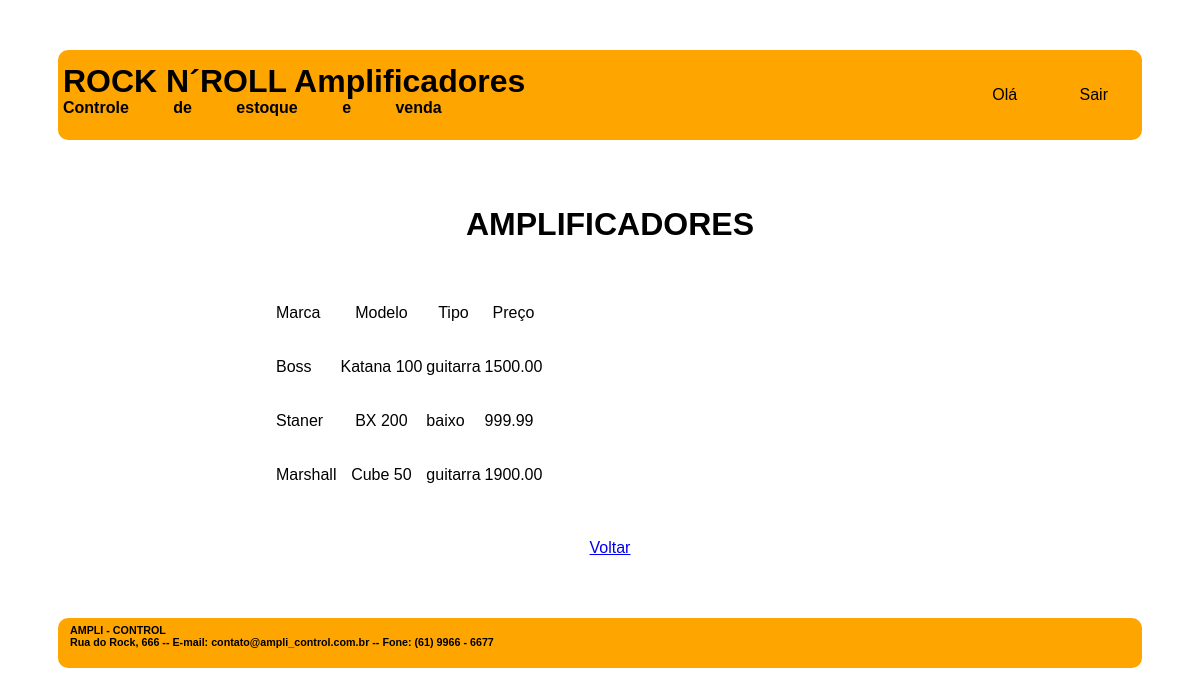
/rel_estoque.php, run on the app's committed database.
### tables this page shows
CREATE TABLE `amplificadores` (
  `COD_AMP` int(11) NOT NULL,
  `TIPO_AMP` varchar(45) NOT NULL,
  `MARCA_AMP` varchar(45) NOT NULL,
  `MODELO_AMP` varchar(45) NOT NULL,
  `PRECO_AMP` decimal(10,2) NOT NULL,
  `FOTO_AMP` varchar(100) NOT NULL,
  `FILA_COMPRA_AMP` char(1) NOT NULL DEFAULT 'N',
  `VENDAS_COD_VEN` int(11) DEFAULT NULL
);

### rel_estoque.php (the view, shortened to what this page needs)
<!DOCTYPE html>
<html>
    <head>
        <link rel="stylesheet" type="text/css" href="css/layout.css">
		<link rel="stylesheet" type="text/css" href="css/menu.css">
    </head>
    <body>
        <div id="principal">
			<div id="topo">
				<div id="logo">
					<h1> ROCK N´ROLL Amplificadores </h1>
					<h4> Controle de estoque e venda </h4>
				</div>
				<div class="menu_global">
					<ul>
						<li> Olá <?php include "valida_login.php";?></li>
                        <li><a href="logout.php" class="active">Sair</a></li>
                    </ul>
				</div>
			</div>
			<div id="conteudo_especifico">
				<div class="div_central centralizar">
					<h1> AMPLIFICADORES </h1>
					<?php
						$conectar = mysqli_connect ("localhost", "root", "", "sistema_modelo");
						$sql_consulta = "SELECT cod_amp, marca_amp, modelo_amp, tipo_amp, preco_amp FROM amplificadores WHERE vendas_cod_ven IS NULL AND fila_compra_amp = 'N'";
						$resultado_consulta = mysqli_query ($conectar, $sql_consulta);
					?>
					<table class="centralizar">
						<tr>
							<td class="esquerda">
								<p> Marca </p>
							</td>
							<td>
								<p> Modelo </p>
							</td>
							<td>
								<p> Tipo </p>
							</td>
							<td>
								<p> Preço </p>
							</td>
						</tr>
						<?php
							while ($registro = mysqli_fetch_row($resultado_consulta))
							{
						?>
						<tr>
							<td class="esquerda">
								<p>
									<?php echo $registro[1]; ?>
								</p>
							</td>
							<td>
								<p>
									<?php
										echo "$registro[2]";
									?>
								</p>
							</td>
							<td class="esquerda">
								<p>
									<?php echo $registro[3]; ?>
								</p>
							</td>
							<td class="esquerda">
								<p>
									<?php echo $registro[4]; ?>
								</p>
							</td>
						</tr>
						<?php
							}
						?>
					</table>
					<p> <a href="relatorios.php"> Voltar </a> </p>
				</div>
			</div>
			<div id="rodape">
				<div id="texto_institucional">
					<div id="texto_institucional">
						<h6> AMPLI - CONTROL </h6>
						<h6> Rua do Rock, 666 -- E-mail: contato@ampli_control.com.br -- Fone: (61) 9966 - 6677 </h6>
					</div>
				</div>
		</div>
    </body>
</html>

### css/layout.css (style rules this page uses)
#topo { padding: 5px; display: grid; grid-template-columns: auto auto; margin: 0px auto 20px auto; grid-gap: 5px; border-radius: 10px; background-color: orange; color: black; justify-content: space-between; }
#logo h1 { line-height: 10px; word-spacing: 0px; }
#logo h4 { line-height: 0px; word-spacing: 40px; }
#conteudo_especifico { padding: 5px; display: grid; grid-template-columns: 50% 50%; margin: 0px auto 5px auto; grid-gap: 20px; }
.div_central { margin: auto 150px auto 150px; grid-column-start: 1; grid-column-end: 3; }
#rodape { padding: 0px; display: grid; grid-template-columns: auto auto; grid-template-rows: 50px; margin: 20px auto 0px auto; grid-gap: 5px; border-radius: 10px; background-color: orange; color: black; justify-content: space-between; }
#rodape h6 { line-height: 0px; word-spacing: 0px; margin: 12px auto 12px 12px; }
.centralizar { text-align: center; padding: 20px 30px 20px 30px; }
.esquerda { text-align: left; }

### css/menu.css (style rules this page uses)
.menu_global a { text-decoration: none; color: black; }

### data on the page
amplificadores: MARCA_AMP "Boss", MODELO_AMP "Katana 100", TIPO_AMP "guitarra", PRECO_AMP "1500.00"
amplificadores: MARCA_AMP "Staner", MODELO_AMP "BX 200", TIPO_AMP "baixo", PRECO_AMP "999.99"
amplificadores: MARCA_AMP "Marshall", MODELO_AMP "Cube 50", TIPO_AMP "guitarra", PRECO_AMP "1900.00"
